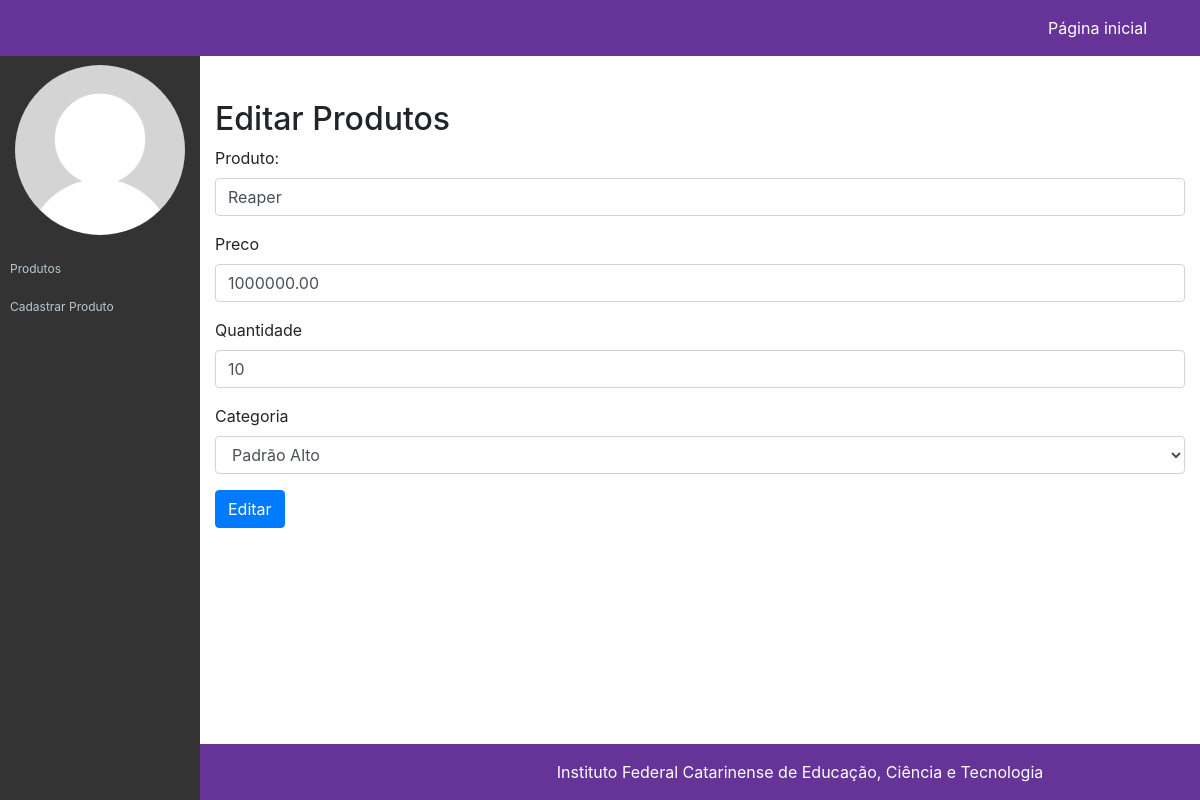
/app/views/admin/editar-produto.php?codigo=1, run on the app's committed database.
### tables this page shows
CREATE TABLE `tb_produtos` (
  `codigo` int(11) NOT NULL,
  `nome` varchar(32) NOT NULL,
  `categoria` varchar(32) NOT NULL,
  `preco` decimal(10,2) NOT NULL,
  `estoque` int(11) NOT NULL
);

### app/models/Conexao.php (called while the page is built, shortened)
<?php
class Conexao {
    public static $conexao = null;
    public static function getConexao(){
        try{
            if(self::$conexao == null){
                self::$conexao = new PDO("mysql:host=".self::HOST.";dbname=".self::NOMEBANCO, self::USUARIO, self::SENHA);
                self::$conexao->setAttribute(PDO::ATTR_ERRMODE, PDO::ERRMODE_EXCEPTION);
            }
            return self::$conexao;
        }catch(PDOException $e){
            die("Falhou a conexao ou ocorreu um erro banco: " . $e->getMessage());
        }
        return $conexao;
    }
}

### app/models/CrudProdutos.php (called while the page is built, shortened)
<?php
require_once "Conexao.php";
require_once "Produto.php";
class CrudProdutos
{
    private $conexao;
    public function __construct()
    {
        $this->conexao = Conexao::getConexao();
    }
    public function getProduto(int $codigo)
    {
        $consulta = $this->conexao->query("SELECT * FROM tb_produtos WHERE codigo = $codigo");
        $produto = $consulta->fetch(PDO::FETCH_ASSOC);
        return new Produto($produto['nome'], $produto['preco'], $produto['categoria'], $produto['estoque'], $produto['codigo']);
    }
}

### app/models/Produto.php (called while the page is built, shortened)
<?php
require_once "Conexao.php";
class Produto {
    public function __construct($nome, $preco, $categoria, $estoque, $codigo = null){
        $this->nome = $nome;
        $this->preco = $preco;
        $this->categoria = $categoria;
        $this->estoque = $estoque;
    }
}

### app/views/admin/editar-produto.php (the view, shortened to what this page needs)
<?php require_once "cabecalho.php";
    require_once "../../models/CrudProdutos.php";
    $crud = new CrudProdutos();
    $produto = $crud->getProduto($_GET['codigo']);
?>
<h2>Editar Produtos</h2>
<form action="../../controllers/controladorProduto.php?action=editar" method="post">
    <div class="form-group">
        <label for="produto">Produto:</label>
        <input name="nome" value="<?=$produto->nome ?>" type="text" class="form-control" id="produto" aria-describedby="nome produto" placeholder="">
    </div>
    <div class="form-group">
        <label for="preco">Preco</label>
        <input name="preco" value="<?=$produto->preco ?>" type="number" step="0.01" class="form-control" id="preco" placeholder="">
    </div>
    <div class="form-group">
        <label for="quantidade">Quantidade</label>
        <input name="estoque" value="<?=$produto->estoque ?>" type="number" class="form-control" id="quantidade" placeholder="">
    </div>
    <div class="form-group">
        <label for="Categoria">Categoria</label>
        <select name="categoria" class="form-control" id="Categoria">
            <option <?php if($produto->categoria== "Padrão Alto")echo "selected"?> >Padrão Alto</option>
        </select>
    </div>
    <button type="submit" class="btn btn-primary">Editar</button>
</form>
<?php require_once "rodape.php" ?>

### assets/css/ifc-style.css (style rules this page uses)
body { padding-top: 55px; }
@media (min-width: 992px) { body { padding-top: 55px; } }

### data on the page
tb_produtos: nome "Reaper", preco "1000000.00", estoque "10", categoria "Padrão Alto"
